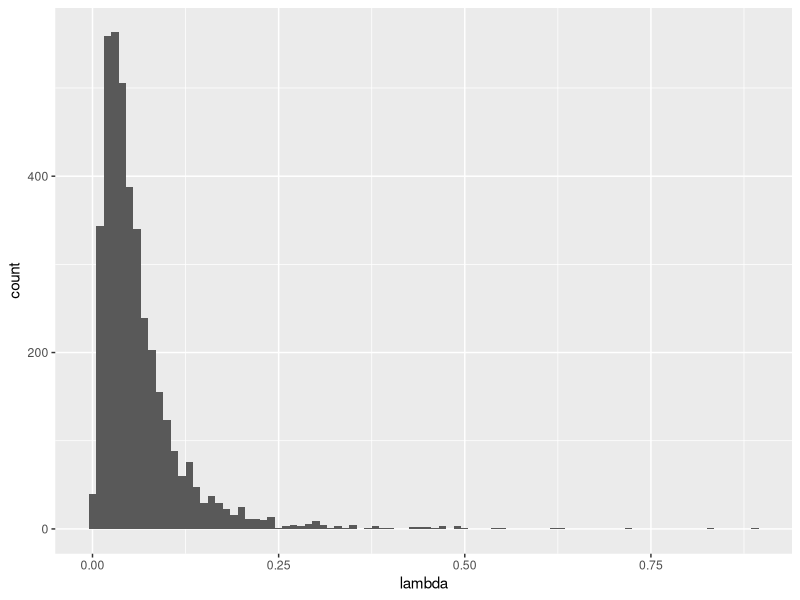
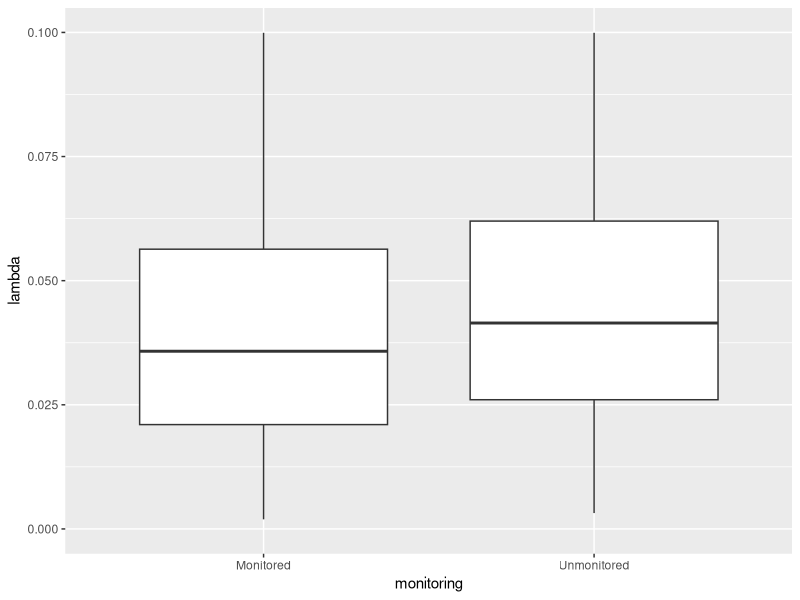
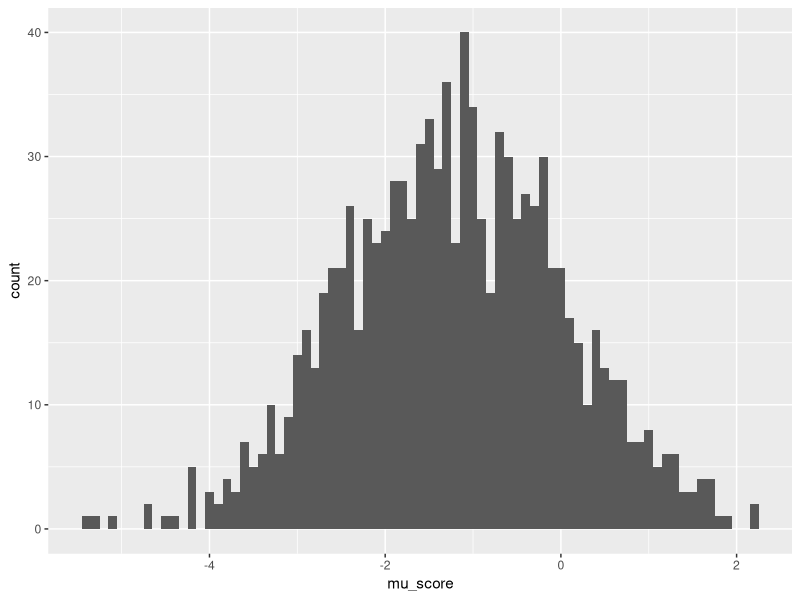
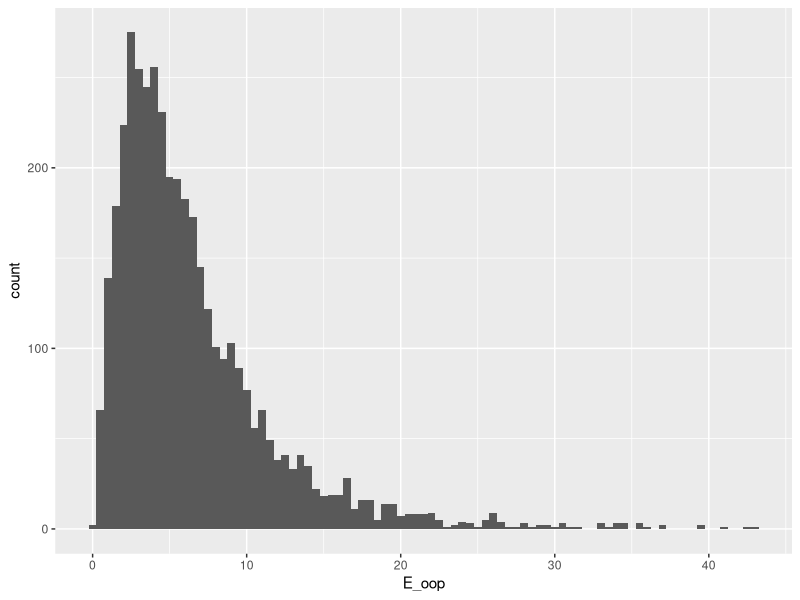
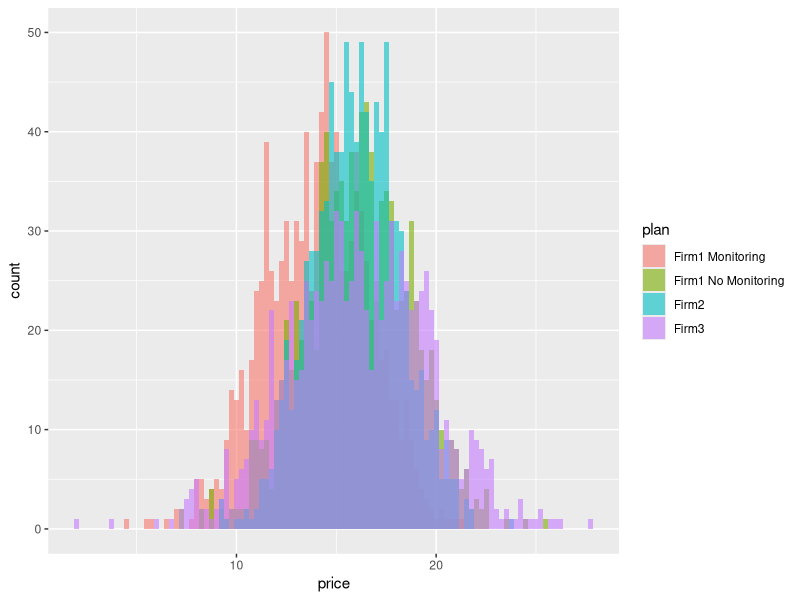
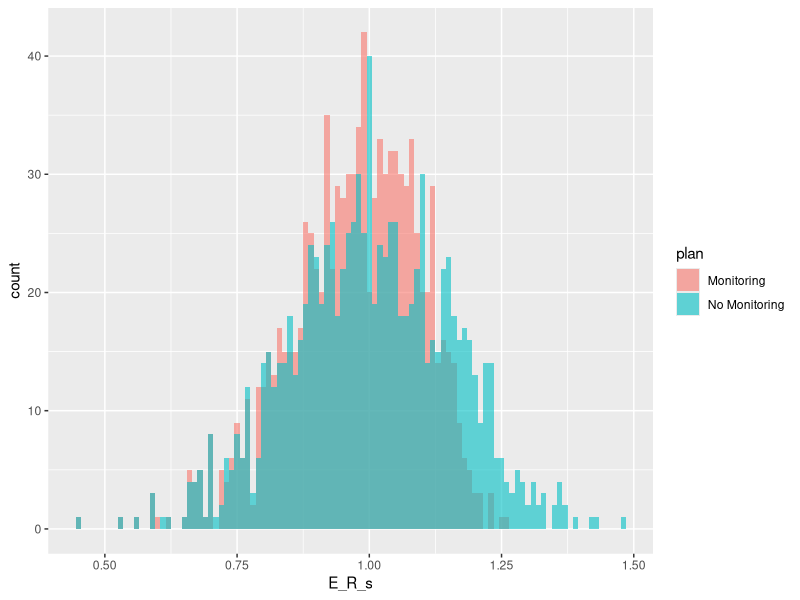
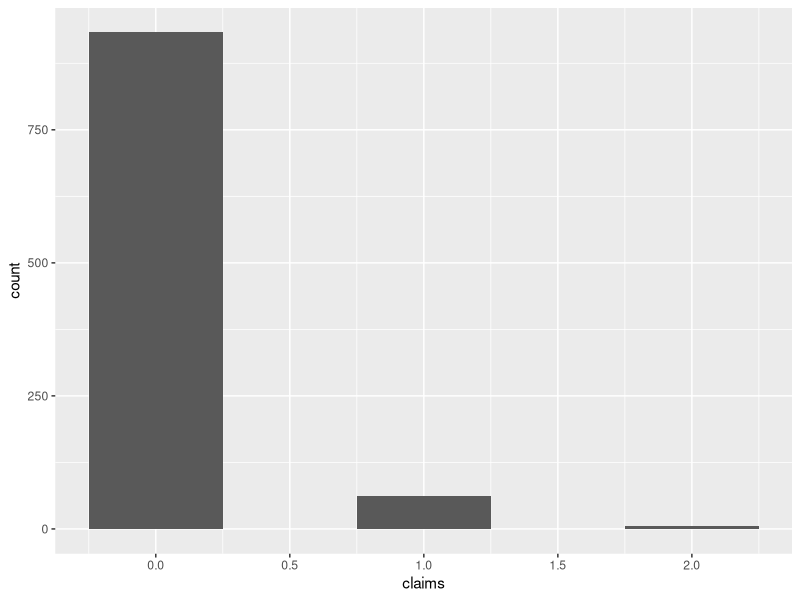
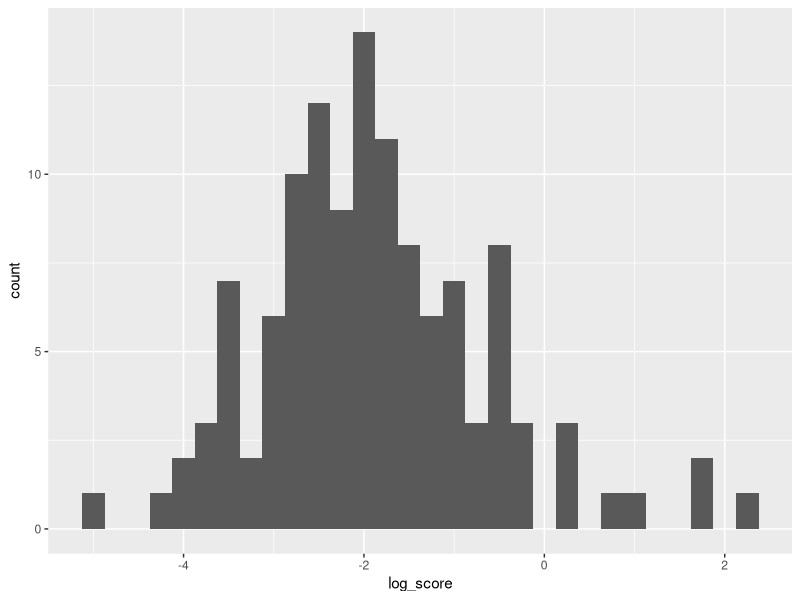

The R script that drew these images, in order: (Note: this script raises an error after producing the figures.)
## ---- chunk 1
knitr::opts_chunk$set(echo = TRUE, eval = FALSE, cache = FALSE)
library(bookdown)
library(magrittr)
library(tidyverse)
library(MASS)
## ---- chunk 2
rm(list = ls())

N <- 10^3
T <- 1
D <- 4

# set the seed
set.seed(1)

## True Parameters
sigma_lambda <- 0.1
theta_lambda <- c(-3, -0.5, 1, -1, 1, -0.5)

## Covariates
mu_x_t0 <- rep(0, 4)
mu_x_t1 <- rep(0, 4)
sigma_x <- diag(0.25, 4)

X_t0 <- mvrnorm(N, mu_x_t0, sigma_x)
X_t1 <- 0.5*X_t0 + 0.5*mvrnorm(N, mu_x_t1, sigma_x)

X <- X_t0 %>% 
  rbind(X_t0) %>% 
  rbind(X_t1) %>% 
  rbind(X_t1)

colnames(X) <- c(paste("x", 1:4, sep = "_"))

X_lambda <- expand.grid(i = 1:N, m = 0:1, t = 0:1) %>% 
  tibble::as_tibble() %>% 
  cbind(X)

## mu_lambda
mu_lambda <- X_lambda %>% 
  dplyr::mutate(mu_lambda = theta_lambda[1]
                + theta_lambda[2]*x_1 + theta_lambda[3]*x_2
                + theta_lambda[4]*x_3 + theta_lambda[5]*x_4
                + theta_lambda[6]*ifelse(m == 1 & t == 0, 1, 0))

## epsilon_lambda
epsilon_lambda <- expand.grid(i = 1:N) %>% 
  tibble::as_tibble() %>% 
  dplyr::mutate(epsilon_lambda = rnorm(N, 0, sigma_lambda))

## lambda
lambda <- mu_lambda %>% 
  dplyr::left_join(epsilon_lambda, by = c("i")) %>% 
  dplyr::mutate(lambda = exp(mu_lambda + epsilon_lambda))

## ---- chunk 3
## Visualize 
g_lambda <- lambda %>% 
  ggplot(aes(x = lambda)) + 
  geom_histogram(binwidth = 0.01)

plot(g_lambda)
## ---- chunk 4
## Visualize lambda and monitoring opt-in
g_lambda_monitoring <- lambda %>% 
  dplyr::mutate(monitoring = ifelse(m == 1, "Monitored", "Unmonitored")) %>% 
  ggplot(aes(x = monitoring, y = lambda)) + 
  geom_boxplot() + 
  scale_y_continuous(limits=c(0, 0.1))

plot(g_lambda_monitoring)
## ---- chunk 5
## Generate expectations of score
theta_score <- c(-3, -0.5, 2, 1)
sigma_score <- 0.25

score <- lambda %>% 
  dplyr::filter(t == 0, m == 1) %>% 
  dplyr::mutate(mu_score = theta_score[1] + theta_score[2]*log(lambda)
                + theta_score[3]*x_1 + theta_score[4]*x_2,
                E_score = exp(mu_score + sigma_score^2 / 2)) %>% 
  dplyr::select(i, m, t, mu_score, E_score)

## Visualize Score
g_mu_score <- score %>% 
  ggplot(aes(x = mu_score)) + 
  geom_histogram(binwidth = 0.1)

plot(g_mu_score)
## ---- chunk 6
## Expectation of Out-of-Pocket
policy_limit <- 1000
l0 <- 500
a_l <- 2.5

oop <- lambda %>% 
  dplyr::mutate(prob_C1 = lambda * exp(-lambda),
                E_oop = prob_C1 * (l0^(a_l)/(a_l - 1))*policy_limit^(-a_l + 1)) %>% 
  dplyr::select(i, m, t, E_oop)

## Visualize OOP
g_oop <- oop %>% 
  ggplot(aes(x = E_oop)) + 
  geom_histogram(binwidth = 0.5)

plot(g_oop)

## ---- chunk 7

price_par_t0_d1 <- c(15, 3, 2, 3, -2)
price_par_t0_d2 <- c(15, 3, 2, 3, -2)
price_par_t0_d3 <- c(15, 1, 3, 2, -2)
price_par_t0_d4 <- c(15, 4, 5, 1, -2)

price_gen_d <- function(choice_t0, D, price_par_t0){
  output <- choice_t0 %>% 
    dplyr::filter(d == D) %>% 
    dplyr::mutate(price = 
                    price_par_t0[1] +
                    price_par_t0[2]*x_1 + 
                    price_par_t0[3]*x_2 + 
                    price_par_t0[4]*x_3 +
                    price_par_t0[5]*m +
                    rnorm(N, 1, 1)) %>% 
    dplyr::select(i, d, t, m, f, price)
}

## Generate Price
price_gen_t0 <- function(choice_t0,
                         price_par_t0_d1, price_par_t0_d2,
                         price_par_t0_d3, price_par_t0_d4){
  
  price <- price_gen_d(choice_t0, 1, price_par_t0_d1) %>% 
    rbind(price_gen_d(choice_t0, 2, price_par_t0_d2)) %>% 
    rbind(price_gen_d(choice_t0, 3, price_par_t0_d3)) %>% 
    rbind(price_gen_d(choice_t0, 4, price_par_t0_d4))
  
  output <- choice_t0 %>% 
    dplyr::left_join(price, by = c("i", "d", "t", "m", "f"))
  
  return(output) 
}

## Generate Prior Firm

prior_firm_t0 <- expand.grid(i = 1:N) %>% 
  tibble::as_tibble() %>% 
  dplyr::mutate(prior_firm = sample(1:4, size = N, replace = T, prob = c(0, 0.4, 0.35, 0.25)))

## Generate Renewal Price

alpha_m0 <- c(20, 5, 3)
alpha_m1 <- c(20, 5, 3, -1)
beta <- 20

## Generate Inertia

eta_f <- c(5, 1, 2, 2)
xi <- c(1, -2.5)

choice_t0 <- expand.grid(i = 1:N, d = 1:D, t = 0) %>% 
  tibble::as_tibble() %>% 
  dplyr::mutate(m = ifelse(d == 1, 1, 0),
                f = dplyr::case_when(
                  d <= 2 ~ 1,
                  d == 3 ~ 2,
                  d == 4 ~ 3)) %>% 
  dplyr::left_join(lambda, by = c("i", "m", "t")) %>% 
  dplyr::left_join(score, by = c("i", "m", "t")) %>% 
  dplyr::left_join(oop, by = c("i", "m", "t")) %>% 
  price_gen_t0(price_par_t0_d1, price_par_t0_d2, price_par_t0_d3, price_par_t0_d4) %>% 
  dplyr::left_join(prior_firm_t0, by = c("i")) %>% 
  dplyr::mutate(inertia = eta_f[1] + eta_f[2]*x_1 + eta_f[3]*x_2 + eta_f[4]*x_3,
                monitoring_disutility = xi[1] + xi[2]*log(lambda),
                demand_friction = ifelse(d == prior_firm, 0, inertia) + 
                  ifelse(d == 1, monitoring_disutility, 0)) %>% 
  dplyr::mutate(E_R_s = ifelse(m == 0, 
                           (alpha_m0[1] + alpha_m0[2]*x_1 + alpha_m0[3]*x_2) / beta,
                           (alpha_m1[1] + alpha_m1[2]*x_1 + alpha_m1[3]*x_2 + alpha_m1[4]*E_score) / beta),
                E_R_C = 0.98 * exp(-lambda) + 1.2 * (1 - exp(-lambda)),
                E_renewal_price = price * E_R_s * E_R_C) %>% 
  dplyr::mutate(h = - price - demand_friction - E_oop - E_renewal_price)

# draw idiosyncratic shocks
e_t0 <- evd::rgev(dim(choice_t0)[1])

choice_t0 <- cbind(choice_t0, e_t0) %>% 
  dplyr::mutate(u = h + e_t0) %>% 
  dplyr::group_by(i, t) %>% 
  dplyr::mutate(choice = ifelse(u == max(u), 1, 0)) %>% 
  dplyr::ungroup()

summary(choice_t0)

summarize_choice <- choice_t0 %>% 
  dplyr::group_by(d) %>% 
  dplyr::summarise(share = mean(choice))

summarize_choice
## ---- chunk 8
## Visualize Price in t = 0
g_price_t0 <- choice_t0 %>% 
  dplyr::mutate(plan = dplyr::case_when(d == 1 ~ "Firm1 Monitoring",
                                        d == 2 ~ "Firm1 No Monitoring",
                                        d == 3 ~ "Firm2",
                                        d == 4 ~ "Firm3")) %>% 
  ggplot(aes(x = price, fill = plan)) + 
  geom_histogram(position = "identity", alpha = 0.6, binwidth = 0.25)

plot(g_price_t0)

## ---- chunk 9
## Visualize E_R_s in t = 0
g_E_R_s_t0 <- choice_t0 %>% 
  dplyr::filter(f == 1) %>% 
  dplyr::mutate(plan = dplyr::case_when(m == 1 ~ "Monitoring",
                                        m == 0 ~ "No Monitoring")) %>% 
  ggplot(aes(x = E_R_s, fill = plan)) + 
  geom_histogram(position = "identity", alpha = 0.6, binwidth = 0.01)

plot(g_E_R_s_t0)

## ---- chunk 10
## Claims Count
cost_t0 <- choice_t0 %>% 
  dplyr::filter(choice == 1) %>% 
  dplyr::mutate(claims = rpois(N, lambda = lambda))

## Severity
# max_claims <- max(cost_t0$claims)
# 
# claims_mat <- matrix(rep(0, N * max_claims), nrow = N)
# severity <- matrix(l0*runif(N * max_claims)^(-1/a_l), nrow = N)
# 
# colnames(severity) <- paste("sev_", 1:max_claims, sep = "")
# 
# cost_t0 <- cbind(cost_t0, severity)

## Monitoring Score
cost_t0 <- cost_t0 %>% 
  dplyr::mutate(score = rlnorm(N, mu_score, sigma_score),
                score = ifelse(m == 1, score, 1),
                log_score = log(score)) %>% 
  dplyr::select(i, claims, matches("sev."), score, log_score)

## ---- chunk 11
## Visualize realized claims count
g_realized_claims_count <- cost_t0 %>%
  ggplot(aes(x = claims)) + 
  geom_histogram(binwidth = 0.5)

plot(g_realized_claims_count)

## ---- chunk 12
## Visualize realized score
g_realized_score <- cost_t0 %>%
  dplyr::filter(score != 1) %>% 
  ggplot(aes(x = log_score)) + 
  geom_histogram(binwidth = 0.25)

plot(g_realized_score)

## ---- chunk 13
## Prior Choice and Firm
prior_firm_t1 <- choice_t0 %>% 
  dplyr::filter(choice == 1) %>% 
  dplyr::mutate(prior_choice = d * choice,
                prior_firm = f * choice) %>% 
  dplyr::select(i, prior_choice, prior_firm)

### Prior Price
prior_price_t1 <- choice_t0 %>% 
  dplyr::left_join(prior_firm_t1, by = c("i")) %>% 
  dplyr::mutate(prior_price = price,
                flg = dplyr::case_when(prior_choice == 1 & d != 2 ~ 1,
                                       prior_choice > 1 & d != 1 ~ 1,
                                       TRUE ~ 0)) %>% 
  dplyr::filter(flg == 1) %>% 
  dplyr::select(i, f, prior_price) %>% 
  dplyr::arrange(i)

## Choice in t = 1
choice_t1 <- expand.grid(i = 1:N, d = 1:(D - 1), t = 1) %>% 
  tibble::as_tibble() %>% 
  dplyr::mutate(m = 0,
                f = d) %>% 
  dplyr::left_join(prior_firm_t1, by = c("i")) %>% 
  dplyr::left_join(prior_price_t1, by = c("i", "f")) %>% 
  dplyr::left_join(lambda, by = c("i", "m", "t")) %>% 
  dplyr::left_join(oop, by = c("i", "m", "t")) %>% 
  dplyr::left_join(cost_t0, by = c("i")) %>% 
  dplyr::mutate(gamma_alpha = ifelse(score == 1,
                                     alpha_m0[1] + alpha_m0[2]*x_1 + alpha_m0[3]*x_2,
                                     alpha_m1[1] + alpha_m1[2]*x_1 + alpha_m1[3]*x_2 + alpha_m1[4]*score)) %>% 
  dplyr::mutate(R_s = rgamma(N * (D - 1), gamma_alpha, beta),
                R_C = ifelse(claims == 0, 0.98, 1.2),
                price = prior_price * R_s * R_C) %>% 
  dplyr::mutate(inertia = eta_f[1] + eta_f[2]*x_1 + eta_f[3]*x_2 + eta_f[4]*x_3,
                demand_friction = ifelse(d == prior_firm, 0, inertia)) %>%   
  dplyr::mutate(E_R_s = ifelse(m == 0, 
                           (alpha_m0[1] + alpha_m0[2]*x_1 + alpha_m0[3]*x_2) / beta,
                           (alpha_m1[1] + alpha_m1[2]*x_1 + alpha_m1[3]*x_2 + alpha_m1[4]*E_score) / beta),
                E_R_C = 0.98 * exp(-lambda) + 1.2 * (1 - exp(-lambda)),
                E_renewal_price = price * E_R_s * E_R_C) %>% 
  dplyr::mutate(h = - price - demand_friction - E_oop - E_renewal_price) %>% 
  dplyr::arrange(i)

# draw idiosyncratic shocks
e_t1 <- evd::rgev(dim(choice_t1)[1])

choice_t1 <- cbind(choice_t1, e_t1) %>% 
  dplyr::mutate(u = h + e_t1) %>% 
  dplyr::group_by(i, t) %>% 
  dplyr::mutate(choice = ifelse(u == max(u), 1, 0)) %>% 
  dplyr::ungroup()

summary(choice_t1)

summarize_choice_t1 <- choice_t1 %>% 
  dplyr::group_by(d) %>% 
  dplyr::summarise(share = mean(choice))

summarize_choice_t1
## ---- chunk 14
## Visualize Price in t = 1
g_price_t1 <- choice_t1 %>% 
  dplyr::mutate(plan = dplyr::case_when(d == 1 ~ "Firm1",
                                        d == 2 ~ "Firm2",
                                        d == 3 ~ "Firm3"),
                prior_plan = dplyr::case_when(prior_choice == 1 ~ "Firm1 Monitoring",
                                              prior_choice == 2 ~ "Firm1 No Monitoring",
                                              prior_choice == 3 ~ "Firm2",
                                              prior_choice == 4 ~ "Firm3")) %>% 
  ggplot(aes(x = price, fill = prior_plan)) + 
  geom_histogram(position = "identity", alpha = 0.6, binwidth = 0.25)

plot(g_price_t1)

## ---- chunk 15
## Visualize Realized R_s in t = 1
g_R_s_t1 <- choice_t1 %>% 
  dplyr::mutate(plan = dplyr::case_when(d == 1 ~ "Firm1",
                                        d == 2 ~ "Firm2",
                                        d == 3 ~ "Firm3"),
                prior_plan = dplyr::case_when(prior_choice == 1 ~ "Firm1 Monitoring",
                                              prior_choice == 2 ~ "Firm1 No Monitoring",
                                              prior_choice == 3 ~ "Firm2",
                                              prior_choice == 4 ~ "Firm3")) %>% 
  ggplot(aes(x = R_s, fill = prior_plan)) + 
  geom_histogram(position = "identity", alpha = 0.4, binwidth = 0.025)

plot(g_R_s_t1)

## ---- chunk 16

df_t0 <- choice_t0 %>% 
  dplyr::select(i, d, t, m, f, x_1, x_2, x_3, x_4, price, prior_firm, choice)
df_t1 <- choice_t1 %>% 
  dplyr::select(i, d, t, m, f, x_1, x_2, x_3, x_4, price, prior_firm, choice, claims, score, R_s, R_C)

df <- dplyr::bind_rows(df_t0, df_t1) %>% 
  dplyr::arrange(t, i, d)

## ---- chunk 17

## Generate Lambda

gen_lambda <- function(df, cost_par, R){
  # Parameters
  theta_lambda <- cost_par[1:6]
  sigma_lambda <- cost_par[7]
  
  # Generate mu_lambda
  output <- df %>% 
    dplyr::mutate(mu_lambda = theta_lambda[1]
                  + theta_lambda[2]*x_1 + theta_lambda[3]*x_2
                  + theta_lambda[4]*x_3 + theta_lambda[5]*x_4
                  + theta_lambda[6]*ifelse(m == 1 & t == 0, 1, 0))
  
  # Generate epsilon_lambda (draw R times)
  epsilon_lambda <- matrix(rnorm(N * R, 0, sigma_lambda), nrow = N)
  colnames(epsilon_lambda) <- c(paste("lambda", 1:R, sep = "_"))
  
  epsilon_lambda <- data.frame(expand_grid(i = 1:N), epsilon_lambda) %>% 
    tibble::as_tibble()

  ## lambda
  output <- output %>%
    dplyr::left_join(epsilon_lambda, by = c("i")) %>%
    dplyr::mutate_at(.vars = vars(starts_with("lambda")),
                     .funs = ~ exp(mu_lambda + .)) %>% 
    dplyr::select(-mu_lambda)
 
  return(output)
}

# Log-likelihood for Choice Probability

LL_choice <- function(df, theta, cost_par, lambda){
  # Parameters
  eta_f <- theta[1:4]
  xi <- theta[5:6]
  alpha_m0 <- theta[7:9]
  alpha_m1 <- theta[10:13]
  beta <- theta[14]
  
  # Cost Parameters
  theta_score <- cost_par[8:11]
  sigma_score <- cost_par[12]
  l0 <- cost_par[13]
  a_l <- cost_par[14]
  
  ## Lambda
  lambda <- lambda
  
  # Price
  price <- df$price * matrix(rep(1, dim(df)[1] * R), nrow = dim(df)[1])
  colnames(price) <- c(paste("price", 1:R, sep = "_"))
  
  price <- data.frame(price) %>% 
    tibble::as_tibble()  
  
  # Generate Demand Friction
  demand_friction <- lambda %>% 
    dplyr::mutate_at(vars(starts_with("lambda")),
                     funs(ifelse(d == prior_firm, 
                                 0,  
                                 eta_f[1] + eta_f[2]*x_1 + eta_f[3]*x_2 + eta_f[4]*x_3) 
                          + ifelse(d == 1 & t == 0, 
                                   xi[1] + xi[2]*log(.), 
                                   0))) %>% 
    dplyr::rename_with(\(x) str_replace(x, "lambda", "demand_friction"), 
                       starts_with("lambda")) %>% 
    dplyr::select(matches("demand_friction"))
  
  # Generate E_score
  E_score <- lambda %>% 
    dplyr::mutate_at(vars(starts_with("lambda")),
                     funs(ifelse(t == 0 & m == 1,
                                 exp(theta_score[1] + theta_score[2]*log(.)
                                     + theta_score[3]*x_1 + theta_score[4]*x_2
                                     + sigma_score^2 / 2),
                                 0))) %>% 
    dplyr::rename_with(\(x) str_replace(x, "lambda", "E_score"), 
                       starts_with("lambda"))
  
  # Generate E_oop
  E_oop <- lambda %>% 
    dplyr::mutate_at(vars(starts_with("lambda")),
                     funs(.*exp(-.)*(l0^(a_l)/(a_l - 1))*policy_limit^(-a_l + 1))) %>% 
    dplyr::rename_with(\(x) str_replace(x, "lambda", "E_oop"), 
                       starts_with("lambda")) %>% 
    dplyr::select(matches("E_oop"))

  # Generate E_R_s
  E_R_s <- E_score %>% 
    dplyr::mutate_at(vars(starts_with("E_score")),
                     funs(ifelse(t == 0 & m == 1,
                                 (alpha_m1[1] + alpha_m1[2]*x_1 + alpha_m1[3]*x_2 + alpha_m1[4]*.) / beta,
                                 (alpha_m0[1] + alpha_m0[2]*x_1 + alpha_m0[3]*x_2) / beta))) %>% 
    dplyr::rename_with(\(x) str_replace(x, "E_score", "E_R_s"), 
                       starts_with("E_score")) %>% 
    dplyr::select(matches("E_R_s"))

  # Generate E_R_C
  E_R_C <- lambda %>% 
    dplyr::mutate_at(vars(starts_with("lambda")),
                     funs(0.98 * exp(-.) + 1.2 * (1 - exp(-.)))) %>% 
    dplyr::rename_with(\(x) str_replace(x, "lambda", "E_R_C"), 
                       starts_with("lambda")) %>% 
    dplyr::select(matches("E_R_C"))
  
  # Calculate E_h
  E_h <- - price - demand_friction - E_oop - E_R_s * E_R_C * price
  E_h <- E_h %>% 
    dplyr::rename_with(\(x) str_replace(x, "price", "E_h"), 
                       starts_with("price"))
  
  # Calculate v
  ## Note that now we ignore the second term of v and thus v = E_h
  v <- E_h  %>% 
    dplyr::rename_with(\(x) str_replace(x, "E_h", "v"), 
                       starts_with("E_h"))
  
  ## Calculate Choice Probability
  choice_probability <- df %>% 
    dplyr::bind_cols(v) %>% 
    dplyr::group_by(i, t) %>% 
    dplyr::mutate_at(vars(starts_with("v")),
                     funs(exp(.) / sum(exp(.)))) %>% 
    dplyr::ungroup() %>% 
    dplyr::rename_with(\(x) str_replace(x, "v", "choice_probability"), 
                       starts_with("v"))
  
  ## Calculate Log-likelihood
  LL_choice <- choice_probability %>% 
    dplyr::mutate_at(vars(starts_with("choice_probability")),
                     funs(choice * log(.))) %>% 
    dplyr::summarise_at(vars(starts_with("choice_probability")),
                        funs(sum(.)))
  
  LL_choice <- as.matrix(LL_choice) %>% 
    apply(1, mean)
  
  # Output
  output <- LL_choice
  
  return(output)
}

# Log-likelihood for Renewal Price

LL_renewal_price <- function(df, theta, cost_par, lambda){
  # Parameters
  alpha_m0 <- theta[7:9]
  alpha_m1 <- theta[10:13]
  beta <- theta[14]
  
  # Generate log-likelihood of R_s
  ## In the paper, we assume away uncertainty in s
  R_s <- df %>% 
    dplyr::filter(t == 1) %>% 
    dplyr::mutate(gamma_alpha = ifelse(score == 1,
                                       alpha_m0[1] + alpha_m0[2]*x_1 + alpha_m0[3]*x_2,
                                       alpha_m1[1] + alpha_m1[2]*x_1 + alpha_m1[3]*x_2 + alpha_m1[4]*score),
                  LL_gamma = log(((beta^gamma_alpha)/gamma(gamma_alpha)) * R_s^(gamma_alpha - 1) * exp(-beta * R_s)))
  
  LL_R_s <- sum(R_s$LL_gamma)
  
  ## 作ったが、Choice Modelの推定においては不要
  # Generate log-likelihood of R_C
  ## We first match lambda in t = 0, since claim surcharge is resulted from lambda in t = 0
  
  # lambda_t0 <- lambda %>% 
  #   dplyr::filter(t == 0, f == 1) %>% 
  #   dplyr::select(i, m, matches("lambda"))
  # 
  # R_C <- df %>% 
  #   dplyr::filter(t == 1) %>% 
  #   dplyr::mutate(m = ifelse(score == 1, 0, 1)) %>% 
  #   dplyr::left_join(lambda_t0, by = c("i", "m")) %>% 
  #   dplyr::mutate_at(vars(starts_with("lambda")),
  #                    funs((exp(-.)^(R_C == 0.98)) * (1 - exp(-.)^(R_C == 1.2)))) %>% 
  #   dplyr::rename_with(\(x) str_replace(x, "lambda", "LL_surcharge"), 
  #                      starts_with("lambda")) %>% 
  #   dplyr::summarise_at(vars(starts_with("LL_surcharge")),
  #                       funs(sum(.)))
  # 
  # LL_R_C <- as.matrix(R_C) %>% 
  #   apply(1, mean)
  
  output <- LL_R_s
  
  return(output)
}


## Simulated Log-likelihood

SLL <- function(df, theta, cost_par, lambda){
  ## Choice Probability
  LL_choice <- LL_choice(df, theta, cost_par, lambda)
  
  ## Renewal Price
  LL_renewal_price <- LL_renewal_price(df, theta, cost_par, lambda)
  
  ## Output
  output <- (-1) * (LL_choice + LL_renewal_price)
  # print(output)
  
  return(output)
}

## ---- chunk 18
# Cost Parameters
cost_par <- 0
cost_par[1:6] <- theta_lambda
cost_par[7] <- sigma_lambda
cost_par[8:11] <- theta_score
cost_par[12] <- sigma_score
cost_par[13] <- l0
cost_par[14] <- a_l

# Choice Parameters
theta <- 0
theta[1:4] <- eta_f
theta[5:6] <- xi
theta[7:9] <- alpha_m0
theta[10:13] <- alpha_m1
theta[14] <- beta

# Generate lambda
R <- 50
lambda <- gen_lambda(df, cost_par, R)

## Initial Value
x0 <- rep(1, length(theta))
x0[7] <- 25
x0[10] <- 25
x0[14] <- 25
# x0 <- theta * 0.8

## Optimization
res <- optim(par = x0,
             fn = SLL, 
             method = "Nelder-Mead",
             df = df, 
             cost_par = cost_par, 
             lambda = lambda)
  
theta_est <- res$par

## ---- chunk 19

table <- cbind(theta, theta_est)
table <- format(round(table, 2), 2)
colnames(table) <- c("true", "estimates")
rownames(table) <- c("eta_f", "", "", "", 
                     "xi", "", 
                     "alpha_m0", "", "", "", 
                     "alpha_m1", "", "", 
                     "beta")
table
